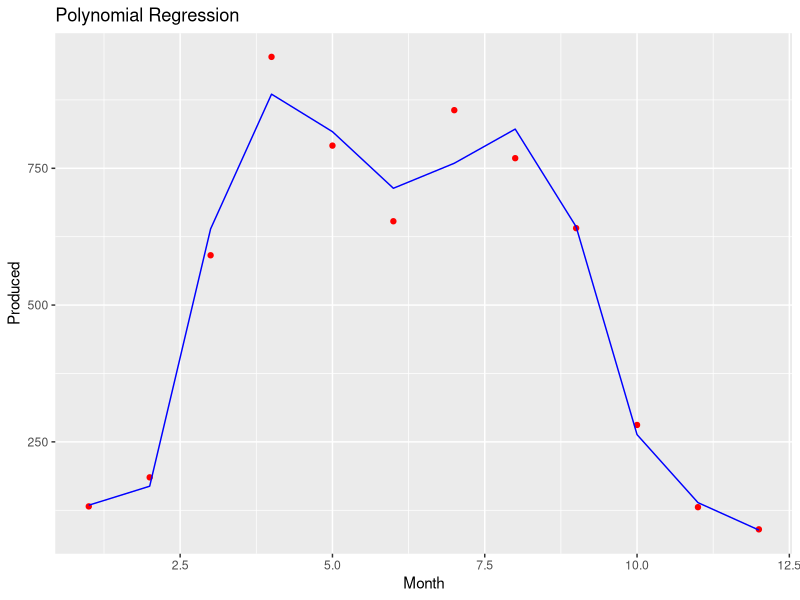

Generate this figure with R:
# Importing the dataset 
dataset = read.csv("tabela.csv", sep = ';')

# Polynomial Regression
for (i in seq(2,8)){
  col_name = paste0("Month", i)
  dataset[[col_name]] = dataset$Month^i
}

# Fitting the model
pol_reg = lm(formula = Produced ~., data = dataset)

# Predictions
y_pred_pol = predict(pol_reg, newdata = dataset[-2])

# Visualisation
library(ggplot2)
ggplot() +
  geom_point(aes(x = dataset$Month, y = dataset$Produced),
             colour = 'red') +
  geom_line(aes(x = dataset$Month, y = predict(pol_reg, newdata = dataset)),
            colour = 'blue') +
  ggtitle("Polynomial Regression") +
  xlab("Month") +
  ylab("Produced")

summary(pol_reg)$r.squared # 0.9786 - great value of R^2

# Prediction for the following months
new_data = data.frame(Month = c(8:12))
for (i in seq(2, 8)){
  col_name = paste0("Month", i)
  new_data[[col_name]] = new_data$Month^i
}
prediction = predict(pol_reg, newdata = new_data)

# Counting the savings
# 2876 kWh - energy produced so far
# 0.28 zł - energy selling price
# 1.33 zł - energy buying price
# 0.815 - part of energy sold in produced energy
# 0.185 - part of energy used in produced energy
sum_produced = sum(prediction)
annual_produced = 2876 + sum_produced
sell = annual_produced*0.815*0.28
other = annual_produced*0.185*1.33
predicted_saving = sell + other #2291.557 zł

############################################################################33
# Other possible solution
# # Random Forest Regression
# dataset = read.csv("tabela.csv", sep = ';')
# 
# #Fitting the model
# library(randomForest)
# for_reg = randomForest(x = dataset[1],
#                        y = dataset$Produced,
#                        ntree = 500)
# 
# y_pred_for = predict(for_reg, dataset)
# 
# # Visualisation
# x_grid = seq(min(dataset$Month), max(dataset$Month), 0.01)
# ggplot() +
#   geom_point(aes(x = dataset$Month, y = dataset$Produced),
#              colour = 'red') +
#   geom_line(aes(x = x_grid, y = predict(for_reg, newdata = data.frame(Month = x_grid))),
#             colour = 'blue') +
#   ggtitle("Random Forest Regression") +
#   xlab("Month") +
#   ylab("Produced")
